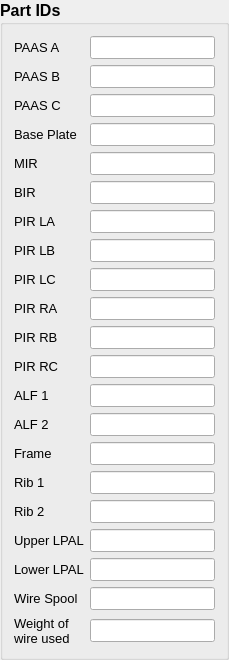
     <widget class="QGroupBox" name="ringsSetupBox">
      <property name="sizePolicy">
       <sizepolicy hsizetype="Fixed" vsizetype="Preferred">
        <horstretch>0</horstretch>
        <verstretch>0</verstretch>
       </sizepolicy>
      </property>
      <property name="maximumSize">
       <size>
        <width>300</width>
        <height>16777215</height>
       </size>
      </property>
      <property name="font">
       <font>
        <pointsize>12</pointsize>
        <weight>75</weight>
        <bold>true</bold>
       </font>
      </property>
      <property name="title">
       <string>Part IDs</string>
      </property>
      <property name="checkable">
       <bool>false</bool>
      </property>
      <layout class="QGridLayout" name="gridLayout">
       <item row="0" column="0">
        <widget class="QLabel" name="label_17">
         <property name="font">
          <font>
           <pointsize>10</pointsize>
           <weight>50</weight>
           <bold>false</bold>
          </font>
         </property>
         <property name="text">
          <string>PAAS A</string>
         </property>
        </widget>
       </item>
       <item row="0" column="1">
        <widget class="QLineEdit" name="partPAASALE">
         <property name="maximumSize">
          <size>
           <width>16777215</width>
           <height>16777215</height>
          </size>
         </property>
         <property name="font">
          <font>
           <pointsize>10</pointsize>
           <weight>50</weight>
           <bold>false</bold>
          </font>
         </property>
         <property name="alignment">
          <set>Qt::AlignLeading|Qt::AlignLeft|Qt::AlignVCenter</set>
         </property>
         <property name="readOnly">
          <bool>true</bool>
         </property>
        </widget>
       </item>
       <item row="1" column="0">
        <widget class="QLabel" name="label_18">
         <property name="font">
          <font>
           <pointsize>10</pointsize>
           <weight>50</weight>
           <bold>false</bold>
          </font>
         </property>
         <property name="text">
          <string>PAAS B</string>
         </property>
        </widget>
       </item>
       <item row="1" column="1">
        <widget class="QLineEdit" name="partPAASBLE">
         <property name="maximumSize">
          <size>
           <width>16777215</width>
           <height>16777215</height>
          </size>
         </property>
         <property name="font">
          <font>
           <pointsize>10</pointsize>
           <weight>50</weight>
           <bold>false</bold>
          </font>
         </property>
         <property name="readOnly">
          <bool>true</bool>
         </property>
        </widget>
       </item>
       <item row="2" column="0">
        <widget class="QLabel" name="label_19">
         <property name="font">
          <font>
           <pointsize>10</pointsize>
           <weight>50</weight>
           <bold>false</bold>
          </font>
         </property>
         <property name="text">
          <string>PAAS C</string>
         </property>
        </widget>
       </item>
       <item row="2" column="1">
        <widget class="QLineEdit" name="partPAASCLE">
         <property name="maximumSize">
          <size>
           <width>16777215</width>
           <height>16777215</height>
          </size>
         </property>
         <property name="font">
          <font>
           <pointsize>10</pointsize>
           <weight>50</weight>
           <bold>false</bold>
          </font>
         </property>
         <property name="readOnly">
          <bool>true</bool>
         </property>
        </widget>
       </item>
       <item row="3" column="0">
        <widget class="QLabel" name="label_3">
         <property name="font">
          <font>
           <pointsize>10</pointsize>
           <weight>50</weight>
           <bold>false</bold>
          </font>
         </property>
         <property name="text">
          <string>Base Plate</string>
         </property>
        </widget>
       </item>
       <item row="3" column="1">
        <widget class="QLineEdit" name="partBASEPLATELE">
         <property name="maximumSize">
          <size>
           <width>16777215</width>
           <height>16777215</height>
          </size>
         </property>
         <property name="font">
          <font>
           <pointsize>10</pointsize>
           <weight>50</weight>
           <bold>false</bold>
          </font>
         </property>
         <property name="readOnly">
          <bool>true</bool>
         </property>
        </widget>
       </item>
       <item row="4" column="0">
        <widget class="QLabel" name="label_4">
         <property name="font">
          <font>
           <pointsize>10</pointsize>
           <weight>50</weight>
           <bold>false</bold>
          </font>
         </property>
         <property name="text">
          <string>MIR</string>
         </property>
        </widget>
       </item>
       <item row="4" column="1">
        <widget class="QLineEdit" name="partMIRLE">
         <property name="maximumSize">
          <size>
           <width>16777215</width>
           <height>16777215</height>
          </size>
         </property>
         <property name="font">
          <font>
           <pointsize>10</pointsize>
           <weight>50</weight>
           <bold>false</bold>
          </font>
         </property>
         <property name="readOnly">
          <bool>true</bool>
         </property>
        </widget>
       </item>
       <item row="5" column="0">
        <widget class="QLabel" name="label_5">
         <property name="font">
          <font>
           <pointsize>10</pointsize>
           <weight>50</weight>
           <bold>false</bold>
          </font>
         </property>
         <property name="text">
          <string>BIR</string>
         </property>
        </widget>
       </item>
       <item row="5" column="1">
        <widget class="QLineEdit" name="partBIRLE">
         <property name="maximumSize">
          <size>
           <width>16777215</width>
           <height>16777215</height>
          </size>
         </property>
         <property name="font">
          <font>
           <pointsize>10</pointsize>
           <weight>50</weight>
           <bold>false</bold>
          </font>
         </property>
         <property name="readOnly">
          <bool>true</bool>
         </property>
        </widget>
       </item>
       <item row="6" column="0">
        <widget class="QLabel" name="label_6">
         <property name="font">
          <font>
           <pointsize>10</pointsize>
           <weight>50</weight>
           <bold>false</bold>
          </font>
         </property>
         <property name="text">
          <string>PIR LA</string>
         </property>
        </widget>
       </item>
       <item row="6" column="1">
        <widget class="QLineEdit" name="partPIRLALE">
         <property name="maximumSize">
          <size>
           <width>16777215</width>
           <height>16777215</height>
          </size>
         </property>
         <property name="font">
          <font>
           <pointsize>10</pointsize>
           <weight>50</weight>
           <bold>false</bold>
          </font>
         </property>
         <property name="readOnly">
          <bool>true</bool>
         </property>
        </widget>
       </item>
       <item row="7" column="0">
        <widget class="QLabel" name="label_7">
         <property name="font">
          <font>
           <pointsize>10</pointsize>
           <weight>50</weight>
           <bold>false</bold>
          </font>
         </property>
         <property name="text">
          <string>PIR LB</string>
         </property>
        </widget>
       </item>
       <item row="7" column="1">
        <widget class="QLineEdit" name="partPIRLBLE">
         <property name="maximumSize">
          <size>
           <width>16777215</width>
           <height>16777215</height>
          </size>
         </property>
         <property name="font">
          <font>
           <pointsize>10</pointsize>
           <weight>50</weight>
           <bold>false</bold>
          </font>
         </property>
         <property name="readOnly">
          <bool>true</bool>
         </property>
        </widget>
       </item>
       <item row="8" column="0">
        <widget class="QLabel" name="label_8">
         <property name="font">
          <font>
           <pointsize>10</pointsize>
           <weight>50</weight>
           <bold>false</bold>
          </font>
         </property>
         <property name="text">
          <string>PIR LC</string>
         </property>
        </widget>
       </item>
       <item row="8" column="1">
        <widget class="QLineEdit" name="partPIRLCLE">
         <property name="maximumSize">
          <size>
           <width>16777215</width>
           <height>16777215</height>
          </size>
         </property>
         <property name="font">
          <font>
           <pointsize>10</pointsize>
           <weight>50</weight>
           <bold>false</bold>
          </font>
         </property>
         <property name="readOnly">
          <bool>true</bool>
         </property>
        </widget>
       </item>
       <item row="9" column="0">
        <widget class="QLabel" name="label_9">
         <property name="font">
          <font>
           <pointsize>10</pointsize>
           <weight>50</weight>
           <bold>false</bold>
          </font>
         </property>
         <property name="text">
          <string>PIR RA</string>
         </property>
        </widget>
       </item>
       <item row="9" column="1">
        <widget class="QLineEdit" name="partPIRRALE">
         <property name="maximumSize">
          <size>
           <width>16777215</width>
           <height>16777215</height>
          </size>
         </property>
         <property name="font">
          <font>
           <pointsize>10</pointsize>
           <weight>50</weight>
           <bold>false</bold>
          </font>
         </property>
         <property name="readOnly">
          <bool>true</bool>
         </property>
        </widget>
       </item>
       <item row="10" column="0">
        <widget class="QLabel" name="label_10">
         <property name="font">
          <font>
           <pointsize>10</pointsize>
           <weight>50</weight>
           <bold>false</bold>
          </font>
         </property>
         <property name="text">
          <string>PIR RB</string>
         </property>
        </widget>
       </item>
       <item row="10" column="1">
        <widget class="QLineEdit" name="partPIRRBLE">
         <property name="maximumSize">
          <size>
           <width>16777215</width>
           <height>16777215</height>
          </size>
         </property>
         <property name="font">
          <font>
           <pointsize>10</pointsize>
           <weight>50</weight>
           <bold>false</bold>
          </font>
         </property>
         <property name="readOnly">
          <bool>true</bool>
         </property>
        </widget>
       </item>
       <item row="11" column="0">
        <widget class="QLabel" name="label_11">
         <property name="font">
          <font>
           <pointsize>10</pointsize>
           <weight>50</weight>
           <bold>false</bold>
          </font>
         </property>
         <property name="text">
          <string>PIR RC</string>
         </property>
        </widget>
       </item>
       <item row="11" column="1">
        <widget class="QLineEdit" name="partPIRRCLE">
         <property name="maximumSize">
          <size>
           <width>16777215</width>
           <height>16777215</height>
          </size>
         </property>
         <property name="font">
          <font>
           <pointsize>10</pointsize>
           <weight>50</weight>
           <bold>false</bold>
          </font>
         </property>
         <property name="readOnly">
          <bool>true</bool>
         </property>
        </widget>
       </item>
       <item row="12" column="0">
        <widget class="QLabel" name="label_12">
         <property name="font">
          <font>
           <pointsize>10</pointsize>
           <weight>50</weight>
           <bold>false</bold>
          </font>
         </property>
         <property name="text">
          <string>ALF 1</string>
         </property>
        </widget>
       </item>
       <item row="12" column="1">
        <widget class="QLineEdit" name="partALFLLE">
         <property name="maximumSize">
          <size>
           <width>16777215</width>
           <height>16777215</height>
          </size>
         </property>
         <property name="font">
          <font>
           <pointsize>10</pointsize>
           <weight>50</weight>
           <bold>false</bold>
          </font>
         </property>
         <property name="readOnly">
          <bool>true</bool>
         </property>
        </widget>
       </item>
       <item row="13" column="0">
        <widget class="QLabel" name="label_13">
         <property name="font">
          <font>
           <pointsize>10</pointsize>
           <weight>50</weight>
           <bold>false</bold>
          </font>
         </property>
         <property name="text">
          <string>ALF 2</string>
         </property>
        </widget>
       </item>
       <item row="13" column="1">
        <widget class="QLineEdit" name="partALFRLE">
         <property name="maximumSize">
          <size>
           <width>16777215</width>
           <height>16777215</height>
          </size>
         </property>
         <property name="font">
          <font>
           <pointsize>10</pointsize>
           <weight>50</weight>
           <bold>false</bold>
          </font>
         </property>
         <property name="readOnly">
          <bool>true</bool>
         </property>
        </widget>
       </item>
       <item row="14" column="0">
        <widget class="QLabel" name="label_38">
         <property name="font">
          <font>
           <pointsize>10</pointsize>
           <weight>50</weight>
           <bold>false</bold>
          </font>
         </property>
         <property name="text">
          <string>Frame</string>
         </property>
        </widget>
       </item>
       <item row="14" column="1">
        <widget class="QLineEdit" name="partFRAMELE">
         <property name="maximumSize">
          <size>
           <width>16777215</width>
           <height>16777215</height>
          </size>
         </property>
         <property name="font">
          <font>
           <pointsize>10</pointsize>
           <weight>50</weight>
           <bold>false</bold>
          </font>
         </property>
         <property name="readOnly">
          <bool>true</bool>
         </property>
        </widget>
       </item>
       <item row="15" column="0">
        <widget class="QLabel" name="label_39">
         <property name="font">
          <font>
           <pointsize>10</pointsize>
           <weight>50</weight>
           <bold>false</bold>
          </font>
         </property>
         <property name="text">
          <string>Rib 1</string>
         </property>
        </widget>
       </item>
       <item row="15" column="1">
        <widget class="QLineEdit" name="partMIDDLERIB_1LE">
         <property name="maximumSize">
          <size>
           <width>16777215</width>
           <height>16777215</height>
          </size>
         </property>
         <property name="font">
          <font>
           <pointsize>10</pointsize>
           <weight>50</weight>
           <bold>false</bold>
          </font>
         </property>
         <property name="readOnly">
          <bool>true</bool>
         </property>
        </widget>
       </item>
       <item row="16" column="0">
        <widget class="QLabel" name="label_40">
         <property name="font">
          <font>
           <pointsize>10</pointsize>
           <weight>50</weight>
           <bold>false</bold>
          </font>
         </property>
         <property name="text">
          <string>Rib 2</string>
         </property>
        </widget>
       </item>
       <item row="16" column="1">
        <widget class="QLineEdit" name="partMIDDLERIB_2LE">
         <property name="maximumSize">
          <size>
           <width>16777215</width>
           <height>16777215</height>
          </size>
         </property>
         <property name="font">
          <font>
           <pointsize>10</pointsize>
           <weight>50</weight>
           <bold>false</bold>
          </font>
         </property>
         <property name="readOnly">
          <bool>true</bool>
         </property>
        </widget>
       </item>
       <item row="17" column="0">
        <widget class="QLabel" name="label_41">
         <property name="font">
          <font>
           <pointsize>10</pointsize>
           <weight>50</weight>
           <bold>false</bold>
          </font>
         </property>
         <property name="text">
          <string>Upper LPAL</string>
         </property>
        </widget>
       </item>
       <item row="17" column="1">
        <widget class="QLineEdit" name="partlpal_top_LE">
         <property name="maximumSize">
          <size>
           <width>16777215</width>
           <height>16777215</height>
          </size>
         </property>
         <property name="font">
          <font>
           <pointsize>10</pointsize>
           <weight>50</weight>
           <bold>false</bold>
          </font>
         </property>
         <property name="readOnly">
          <bool>true</bool>
         </property>
        </widget>
       </item>
       <item row="18" column="0">
        <widget class="QLabel" name="label_42">
         <property name="font">
          <font>
           <pointsize>10</pointsize>
           <weight>50</weight>
           <bold>false</bold>
          </font>
         </property>
         <property name="text">
          <string>Lower LPAL</string>
         </property>
        </widget>
       </item>
       <item row="18" column="1">
        <widget class="QLineEdit" name="partlpal_bot_LE">
         <property name="maximumSize">
          <size>
           <width>16777215</width>
           <height>16777215</height>
          </size>
         </property>
         <property name="font">
          <font>
           <pointsize>10</pointsize>
           <weight>50</weight>
           <bold>false</bold>
          </font>
         </property>
         <property name="readOnly">
          <bool>true</bool>
         </property>
        </widget>
       </item>
       <item row="19" column="0">
        <widget class="QLabel" name="label_44">
         <property name="font">
          <font>
           <pointsize>10</pointsize>
           <weight>50</weight>
           <bold>false</bold>
          </font>
         </property>
         <property name="text">
          <string>Wire Spool</string>
         </property>
        </widget>
       </item>
       <item row="19" column="1">
        <widget class="QLineEdit" name="partwire_spoolLE">
         <property name="maximumSize">
          <size>
           <width>16777215</width>
           <height>16777215</height>
          </size>
         </property>
         <property name="font">
          <font>
           <pointsize>10</pointsize>
           <weight>50</weight>
           <bold>false</bold>
          </font>
         </property>
         <property name="readOnly">
          <bool>true</bool>
         </property>
        </widget>
       </item>
       <item row="20" column="0">
        <widget class="QLabel" name="label_45">
         <property name="font">
          <font>
           <pointsize>10</pointsize>
           <weight>50</weight>
           <bold>false</bold>
          </font>
         </property>
         <property name="text">
          <string>Weight of
wire used</string>
         </property>
        </widget>
       </item>
       <item row="20" column="1">
        <widget class="QLineEdit" name="partWireWeightLE">
         <property name="maximumSize">
          <size>
           <width>16777215</width>
           <height>16777215</height>
          </size>
         </property>
         <property name="font">
          <font>
           <pointsize>10</pointsize>
           <weight>50</weight>
           <bold>false</bold>
          </font>
         </property>
         <property name="readOnly">
          <bool>true</bool>
         </property>
        </widget>
       </item>
      </layout>
     </widget>
